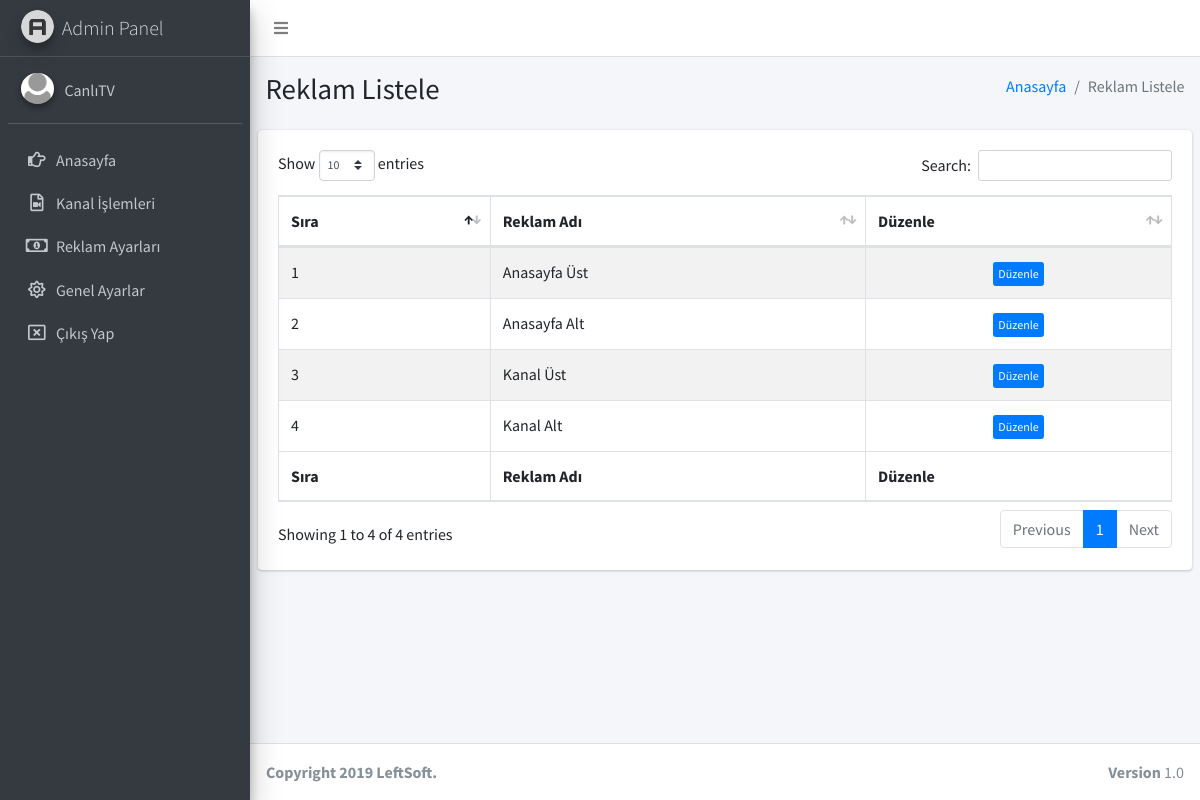
/admin/sayfalar/reklam-listele.php (signed in), run on the app's committed database.
### tables this page shows
CREATE TABLE `kullanici` (
  `kullanici_id` int(11) NOT NULL,
  `kullanici_mail` varchar(100) NOT NULL,
  `kullanici_password` varchar(50) NOT NULL,
  `kullanici_ad` varchar(50) NOT NULL
);

CREATE TABLE `reklam` (
  `reklam_id` int(11) NOT NULL,
  `reklam_adi` text NOT NULL,
  `reklam_kodu` text NOT NULL
);

### admin/sayfalar/reklam-listele.php (the view, shortened to what this page needs)
<?php
include 'header.php';
$reklamsor=$db->prepare("SELECT * FROM reklam order by reklam_id");
$reklamsor->execute();
?>
  <div class="content-wrapper">
    <section class="content-header">
      <div class="container-fluid">
        <div class="row mb-2">
          <div class="col-sm-6">
            <h1>Reklam Listele</h1>
          </div>
          <div class="col-sm-6">
            <ol class="breadcrumb float-sm-right">
              <li class="breadcrumb-item"><a href="#">Anasayfa</a></li>
              <li class="breadcrumb-item active">Reklam Listele</li>
            </ol>
          </div>
        </div>
      </div>
    </section>
    <section class="content">
      <div class="row">
        <div class="col-12">
          <div class="card">
            <div class="card-body">
              <table id="example1" class="table table-bordered table-striped">
                <thead>
                <tr>
                  <th>Sıra</th>
                  <th>Reklam Adı</th>
                  <th>Düzenle</th>
                </tr>
                </thead>
                <tbody>
                  <?php
                $say=0;
                while($reklamcek=$reklamsor->fetch(PDO::FETCH_ASSOC)) { $say++?>
                <tr>
                  <td><?php echo $say ?></td>
                  <td><?php echo $reklamcek['reklam_adi']; ?></td>
                   <td><center><a href="reklam-duzenle.php?reklam_id=<?php echo $reklamcek['reklam_id']; ?>"><button class="btn btn-primary btn-xs">Düzenle</button></a></center></td>
                </tr>
                 <?php  }
          ?>
                </tbody>
                <tfoot>
                <tr>
                   <th>Sıra</th>
                  <th>Reklam Adı</th>
                  <th>Düzenle</th>
                </tr>
                </tfoot>
              </table>
            </div>
          </div>
        </div>
      </div>
    </section>
  </div>
  <footer class="main-footer">
    <div class="float-right d-none d-sm-block">
      <b>Version</b> 1.0
    </div>
    <strong>Copyright 2019 <a>LeftSoft</a>.</strong>
  </footer>
</div>
</body>
</html>

### admin/sayfalar/header.php (shortened to what this page needs)
<?php
include '../../baglan.php';
$kullanicisor=$db->prepare("SELECT * FROM kullanici where kullanici_mail=:mail");
$kullanicisor->execute(array(
  'mail' => $_SESSION['kullanici_mail']
  ));
$kullanicicek=$kullanicisor->fetch(PDO::FETCH_ASSOC);
?>
<!DOCTYPE html>
<html>
<head>
  <link rel="stylesheet" href="https://code.ionicframework.com/ionicons/2.0.1/css/ionicons.min.css">
  <link rel="stylesheet" href="../plugins/fontawesome-free/css/all.min.css">
  <link rel="stylesheet" href="https://code.ionicframework.com/ionicons/2.0.1/css/ionicons.min.css">
  <link rel="stylesheet" href="../plugins/tempusdominus-bootstrap-4/css/tempusdominus-bootstrap-4.min.css">
  <link rel="stylesheet" href="../plugins/icheck-bootstrap/icheck-bootstrap.min.css">
  <link rel="stylesheet" href="../plugins/jqvmap/jqvmap.min.css">
  <link rel="stylesheet" href="../dist/css/adminlte.min.css">
  <link rel="stylesheet" href="../plugins/overlayScrollbars/css/OverlayScrollbars.min.css">
  <link rel="stylesheet" href="../plugins/daterangepicker/daterangepicker.css">
  <link rel="stylesheet" href="../plugins/summernote/summernote-bs4.css">
  <link rel="stylesheet" href="../plugins/datatables-bs4/css/dataTables.bootstrap4.css">
</head>
<body class="hold-transition sidebar-mini layout-fixed">
<div class="wrapper">
  <nav class="main-header navbar navbar-expand navbar-white navbar-light">
    <ul class="navbar-nav">
      <li class="nav-item">
        <a class="nav-link" data-widget="pushmenu" href="#"><i class="fas fa-bars"></i></a>
      </li>
    </ul>
  </nav>
  <aside class="main-sidebar sidebar-dark-primary elevation-4">
    <a href="index.php" class="brand-link">
      <img src="../dist/img/AdminLTELogo.png" alt="AdminLTE Logo" class="brand-image img-circle elevation-3"
           style="opacity: .8">
      <span class="brand-text font-weight-light">Admin Panel</span>
    </a>
    <div class="sidebar">
      <div class="user-panel mt-3 pb-3 mb-3 d-flex">
        <div class="image">
          <img src="../dist/img/user2-160x160.png" class="img-circle elevation-2" alt="User Image">
        </div>
        <div class="info">
          <a href="#" class="d-block"><?php echo $kullanicicek['kullanici_ad']; ?></a>
        </div>
      </div>
      <nav class="mt-2">
        <ul class="nav nav-pills nav-sidebar flex-column" data-widget="treeview" role="menu" data-accordion="false">
               <li class="nav-item">
            <a href="index.php" class="nav-link">
              <i class="nav-icon far fa-hand-point-right"></i>
              <p>
                Anasayfa
              </p>
            </a>
          </li>
         <li class="nav-item">
            <a href="kanal-listele.php" class="nav-link">
              <i class="nav-icon far fa-file-video"></i>
              <p>
                Kanal İşlemleri
              </p>
            </a>
          </li>
          <li class="nav-item">
            <a href="reklam-listele.php" class="nav-link">
              <i class="nav-icon far fa-money-bill-alt"></i>
              <p>
                Reklam Ayarları
              </p>
            </a>
          </li>
          <li class="nav-item">
            <a href="genel-ayar.php" class="nav-link">
              <i class="nav-icon far fa-sun"></i>
              <p>
                Genel Ayarlar
              </p>
            </a>
          </li>
     <li class="nav-item">
            <a href="logout.php" class="nav-link">
              <i class="nav-icon far fa-window-close"></i>
              <p>
                Çıkış Yap
              </p>
            </a>
          </li>
        </ul>
      </nav>
    </div>
  </aside>

### data on the page
kullanici: kullanici_ad "CanlıTV"
reklam: reklam_adi "Anasayfa Üst"
reklam: reklam_adi "Anasayfa Alt"
reklam: reklam_adi "Kanal Üst"
reklam: reklam_adi "Kanal Alt"
